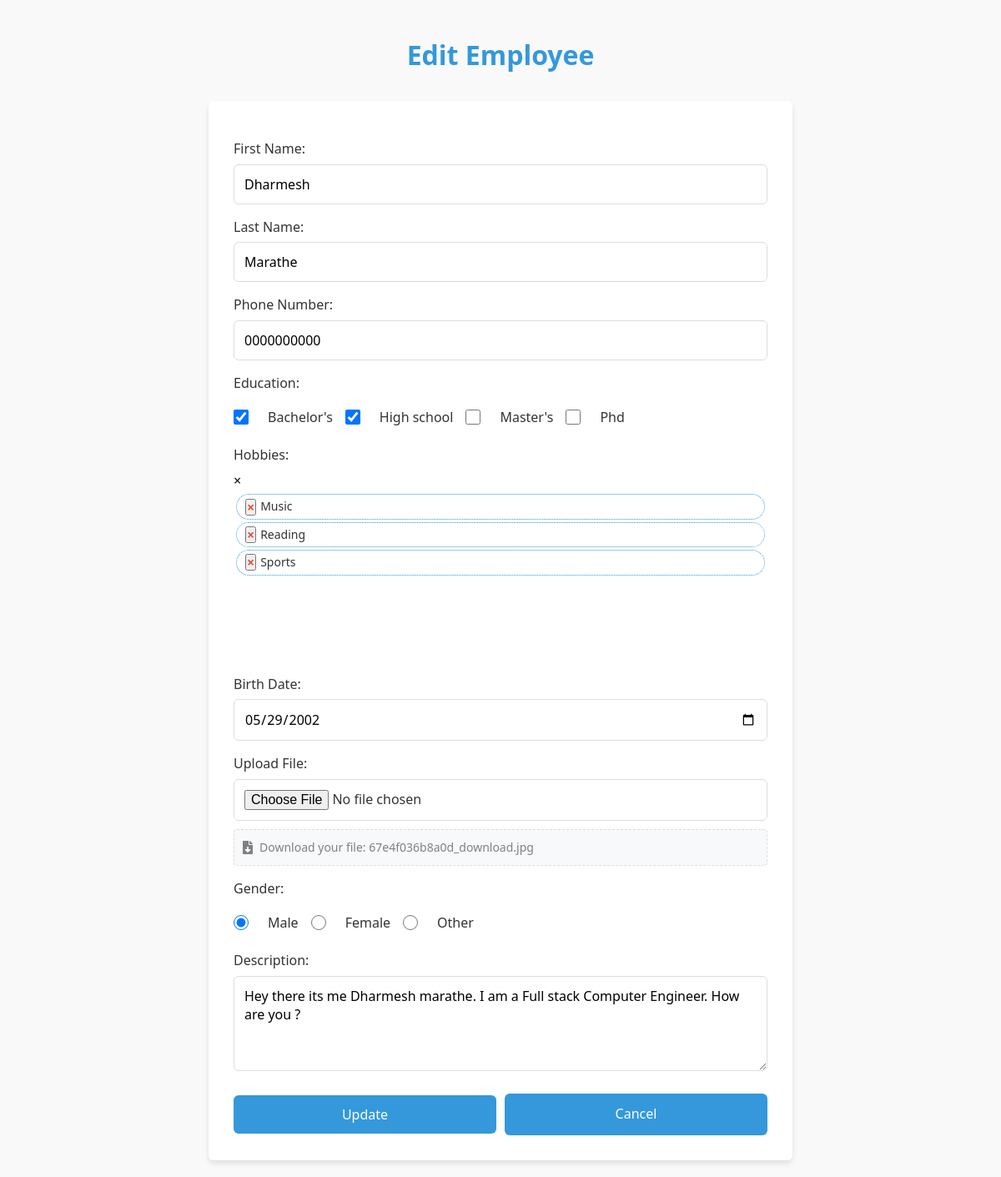
/views/Adminstrator/EditEmployee.php?id=3 (signed in), run on the app's committed database.
### tables this page shows
CREATE TABLE `employees` (
  `Eid` int(11) NOT NULL,
  `EName` varchar(50) NOT NULL,
  `Ephone` varchar(20) NOT NULL,
  `Ebirth_date` date NOT NULL,
  `Egender` enum('Male','Female','Other') NOT NULL,
  `Edescription` text DEFAULT NULL,
  `Efile_path` varchar(255) DEFAULT NULL
);

CREATE TABLE `educations` (
  `Eduid` int(11) NOT NULL,
  `Eduname` varchar(50) NOT NULL
);

### utils/RepopulateEditemployee.php (called while the page is built, shortened)
<?php
if (isset($_GET['id'])) {
    $employeeId = (int)$_GET['id'];
    $employeeController = new EmployeeController();
    $employee = $employeeController->ViewEmployeeDetails($employeeId);
    if ($employee) {
        $nameParts = explode(' ', $employee['EName'], 2);
        $firstname = $nameParts[0] ?? '';
        $lastname = $nameParts[1] ?? '';
        $phone = $employee['Ephone'];
        $birthdate = $employee['Ebirth_date'];
        $gender = $employee['Egender'];
        $description = $employee['Edescription'];
        $file_path = $employee['Efile_path'];
    } else {
        $_SESSION['notification'] = "Employee not found";
        $_SESSION['notificationClass'] = "error";
        header("Location: Dashboard.php");
        exit();
    }
} else {
    header("Location: Dashboard.php");
    exit();
}
?>

### controllers/EmployeeController.php (called while the page is built, shortened)
<?php
class EmployeeController{
        function ViewEmployeeDetails($Eid) {
            global $conn, $notification, $notificationClass;
            $query = "SELECT
                        e.Eid,
                        e.EName,
                        e.Ephone,
                        e.Ebirth_date,
                        e.Egender,
                        e.Edescription,
                        e.Efile_path,
                        GROUP_CONCAT(DISTINCT ed.EduName SEPARATOR ', ') AS education,
                        GROUP_CONCAT(DISTINCT h.Hname SEPARATOR ', ') AS hobbies
                      FROM employees e
                      LEFT JOIN employee_educations ee ON e.Eid = ee.employee_id
                      LEFT JOIN educations ed ON ee.education_id = ed.Eduid
                      LEFT JOIN employee_hobbies eh ON e.Eid = eh.employee_id
                      LEFT JOIN hobbies h ON eh.hobby_id = h.Hid
                      WHERE e.Eid = ?;
                      "
                      ;
                    try{
                        $stmt = $conn->prepare($query);
                        $stmt->bind_param("i", $Eid);
                        $stmt->execute();
                        $result = $stmt->get_result();
                        $employee = $result->fetch_assoc();
                        return $employee;
                    }
                catch(Exception $e){
                    error_log("Database error: " . $e->getMessage());
                    return [];
                }
        }
               }
?>

### views/Adminstrator/EditEmployee.php (the view, shortened to what this page needs)
<?php
include '../../config/config.php';
include '../../controllers/EmployeeController.php';
include '../../utils/RepopulateEditemployee.php';
?>
<!DOCTYPE html>
<html lang="en">
<head>
    <link rel="stylesheet" href="../../assets/Styles/AddEmp.css">
    <link rel="stylesheet" href="../../assets/Styles/EditEmp.css">
    <link href="https://cdn.jsdelivr.net/npm/select2@4.1.0-rc.0/dist/css/select2.min.css" rel="stylesheet" />
    <link rel="stylesheet" href="https://cdn.jsdelivr.net/npm/select2-bootstrap-5-theme@1.3.0/dist/select2-bootstrap-5-theme.min.css" />
    <link rel="stylesheet" href="https://cdnjs.cloudflare.com/ajax/libs/font-awesome/5.15.4/css/all.min.css">
    <link rel="stylesheet" href="../../assets/Styles/Notification.css">
</head>
<body>
    <h1>Edit Employee</h1>
    <form action="<?php echo htmlspecialchars($_SERVER["PHP_SELF"]) . '?id=' . $employeeId; ?>" method="POST" enctype="multipart/form-data">
        <label for="firstname">First Name:</label>
        <input type="text" id="firstname" name="firstname" value="<?= htmlspecialchars($firstname) ?>" required>
        <label for="lastname">Last Name:</label>
        <input type="text" id="lastname" name="lastname" value="<?= htmlspecialchars($lastname) ?>" required>
        <label for="phone">Phone Number:</label>
        <input type="tel" id="phone" name="phone" value="<?= htmlspecialchars($phone) ?>" required>
        <label>Education:</label>
        <div class="checkbox-group">
            <?php
        include '../../utils/FetchEdu.php';
        ?>
        </div>
        <label for="hobbies">Hobbies:</label>
        <label for="birthdate">Birth Date:</label>
        <input type="date" id="birthdate" name="birthdate" value="<?= htmlspecialchars($birthdate) ?>" required>
        <label for="file">Upload File:</label>
        <input type="file" id="file" name="file">
        <?php if ($file_path): ?>
            <div class="current-file">
                <a href="../../Uploads/<?= htmlspecialchars($file_path) ?>" class="file-download-link" download >
                    <i class="fas fa-file-download"></i> Download your file: <?= htmlspecialchars($file_path) ?>
        </a>
    </div>
    <?php endif; ?>
    <label>Gender:</label>
    <div class="radio-group">
        <input type="radio" id="male" name="gender" value="Male" <?= $gender == 'Male' ? 'checked' : '' ?> required>
        <label for="male">Male</label>
        <input type="radio" id="female" name="gender" value="Female" <?= $gender == 'Female' ? 'checked' : '' ?> required>
        <label for="female">Female</label>
        <input type="radio" id="other" name="gender" value="Other" <?= $gender == 'Other' ? 'checked' : '' ?> required>
        <label for="other">Other</label>
    </div>
    <label for="description">Description:</label>
    <textarea id="description" name="description" rows="4" cols="50" required><?= htmlspecialchars($description) ?></textarea>
    <div class="actionfield">
        <button type="submit" name="update_employee">Update</button>
        <a href="ViewEmployee.php?id=<?= $employeeId ?>">Cancel</a>
    </div>
</form>
</body>
</html>

### utils/FetchEdu.php
<?php
  $eduQuery = "SELECT Eduid, Eduname FROM educations";
  $eduResult = $conn->query($eduQuery);
  if ($eduResult->num_rows > 0) {
      while($row = $eduResult->fetch_assoc()) {
          echo '<input type="checkbox" id="edu_'.$row['Eduid'].'" name="education[]" value="'.$row['Eduid'].'">';
          echo '<label for="edu_'.$row['Eduid'].'">'.ucfirst(strtolower($row['Eduname'])).'</label>';
      }
  } else {
      echo '<p>No education levels found</p>';
  }
?>

### assets/Styles/AddEmp.css (style rules this page uses)
:root { --primary-color: #3498db; --secondary-color: #2980b9; --accent-color: #e74c3c; --light-gray: #f5f5f5; --dark-gray: #333; --border-radius: 6px; --box-shadow: 0 4px 6px rgba(0, 0, 0, 0.1); }
* { box-sizing: border-box; margin: 0; padding: 0; font-family: 'Segoe UI', Tahoma, Geneva, Verdana, sans-serif; }
body { background-color: #f9f9f9; color: var(--dark-gray); line-height: 1.6; padding: 20px; }
h1 { text-align: center; margin: 20px 0 30px; color: var(--primary-color); font-weight: 600; }
form { max-width: 700px; margin: 0 auto; background: white; padding: 30px; border-radius: var(--border-radius); box-shadow: var(--box-shadow); }
label { display: block; margin: 15px 0 5px; font-weight: 500; color: var(--dark-gray); }
input[type="text"], input[type="tel"], input[type="date"], input[type="file"], select, textarea { width: 100%; padding: 12px; border: 1px solid #ddd; border-radius: var(--border-radius); font-size: 16px; transition: border 0.3s; }
.checkbox-group, .radio-group { margin: 10px 0; display: flex; flex-wrap: wrap; align-items: center; gap: 15px; }
.checkbox-group label, .radio-group label { display: inline-flex; align-items: center; margin: 5px 0; font-weight: normal; cursor: pointer; }
input[type="checkbox"], input[type="radio"] { margin-right: 8px; width: 18px; height: 18px; cursor: pointer; }
textarea { resize: vertical; min-height: 100px; }
button[type="submit"] { background-color: var(--primary-color); color: white; border: none; padding: 12px 20px; font-size: 16px; border-radius: var(--border-radius); cursor: pointer; width: 50%; margin-top: 20px; font-weight: 500; transition: background-color 0.3s; }
.actionfield { display: flex; justify-content: space-between; align-items: center; gap: 10px; }
.actionfield a { background-color: var(--primary-color); color: white; border: none; padding: 12px 20px; font-size: 16px; border-radius: var(--border-radius); cursor: pointer; width: 50%; margin-top: 20px; font-weight: 500; transition: background-color 0.3s; text-decoration: none; text-align: center; }

### assets/Styles/EditEmp.css (style rules this page uses)
.current-file { margin: 10px 0; padding: 10px; background-color: #f8f9fa; border-radius: 4px; border: 1px dashed #ddd; }
.file-download-link { display: flex; align-items: center; gap: 8px; color: gray !important; text-decoration: none; font-size: 14px; transition: color 0.3s; }
.file-download-link i { font-size: 16px; }

### data on the page
employees: firstname "Dharmesh", lastname "Marathe", phone "0000000000", birthdate "05/29/2002", Efile_path "67e4f036b8a0d_download.jpg", Egender "☑ Male", Egender "☐ Female", Egender "☐ Other", description "Hey there its me Dharmesh marathe. I am a Full stack Computer Engineer. How are you ?"
educations: Eduname "Bachelor's"
educations: Eduname "High school"
educations: Eduname "Master's"
educations: Eduname "Phd"
